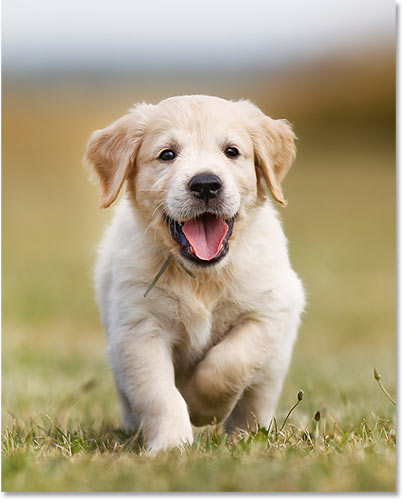
#> input picture image1.jpg, 406 x 503 px
$ python threshold.py
#> lines starting #> are read from the running program, lines starting #| are printed output that depends on the picture; after the words box and inside, x2 and y2 are one past the last pixel; in counts of white or black regions, pixels touching at a corner belong together
import cv2

# Thresholding  can be applied only on Grayscale images
img=cv2.imread("image1.jpg",0)
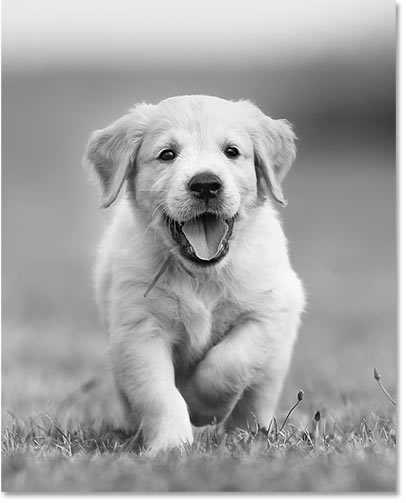
#> img: shape (503, 406); min 0, max 255, mean 164.4


# If pixel intensity value is
# greater than 100 = it set it to 255
# and if less than 100 = it set it to 0 (black)
_,th1=cv2.threshold(img,200,255,cv2.THRESH_BINARY)
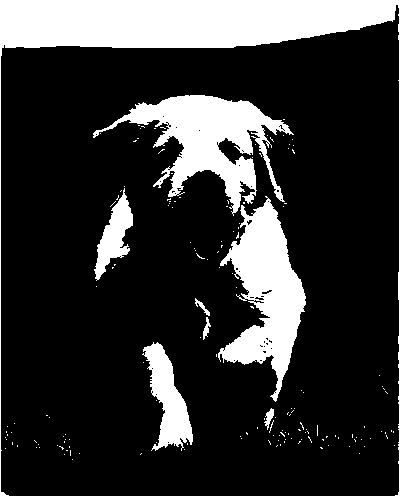
#> th1: shape (503, 406); 22.3% white; 163 white regions (155 under 20 px), largest, box (x1, y1, x2, y2) and area: (0, 0, 406, 503) 23781, (93, 95, 294, 216) 8745, (218, 196, 306, 402) 8319
cv2.imshow("original Image",img)
cv2.imshow("Simple Threshold Image",th1)


# th=cv2.adaptiveThreshold(img,255,cv2.ADAPTIVE_THRESH_GAUSSIAN_C,cv2.THRESH_BINARY,197,7)
# cv2.imshow("Adaptive Threshold Image",th)

cv2.waitKey(0)
cv2.destroyAllWindows()

$ run again, with cat.jpg copied over image1.jpg
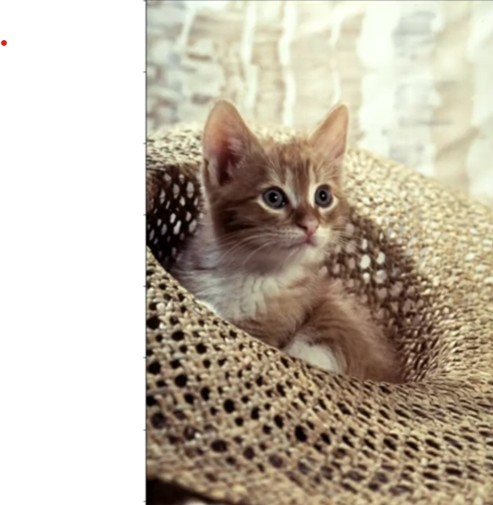
#> input picture cat.jpg, 493 x 505 px
#> `img=cv2.imread("image1.jpg",0)`:
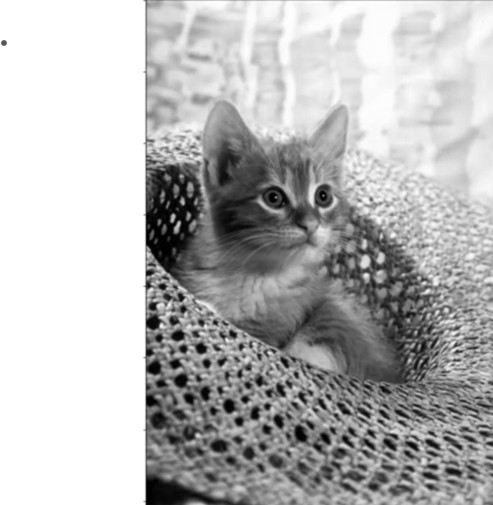
#> img: shape (505, 493); min 0, max 255, mean 183
#> `_,th1=cv2.threshold(img,200,255,cv2.THRESH_BINARY)`:
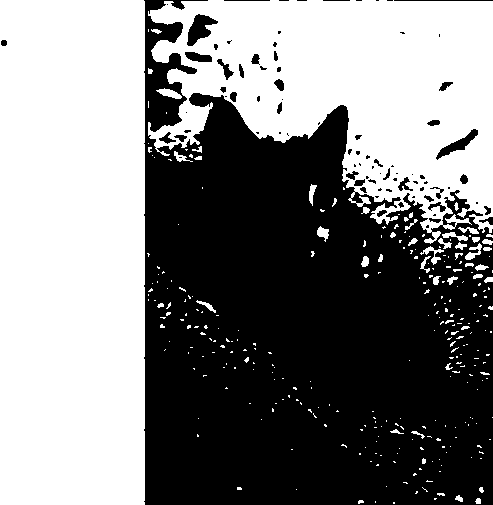
#> th1: shape (505, 493); 51% white; 85 black regions (49 under 20 px), largest, box (x1, y1, x2, y2) and area: (144, 0, 493, 505) 118916, (187, 14, 218, 46) 509, (436, 129, 478, 160) 368

$ run again, with eye.jpg copied over image1.jpg
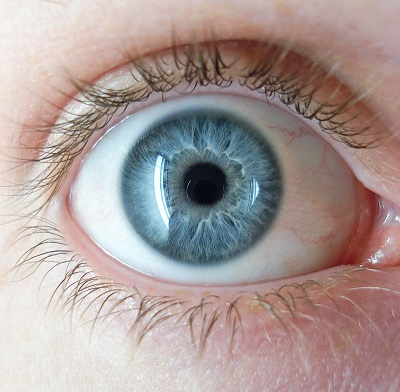
#> input picture eye.jpg, 400 x 392 px
#> `img=cv2.imread("image1.jpg",0)`:
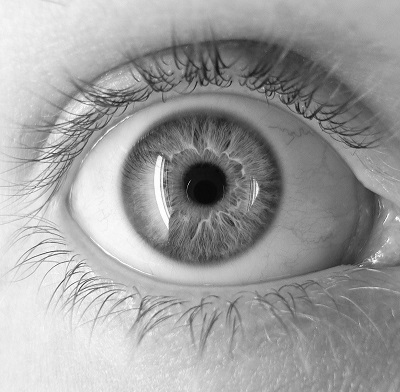
#> img: shape (392, 400); min 4, max 255, mean 159
#> `_,th1=cv2.threshold(img,200,255,cv2.THRESH_BINARY)`:
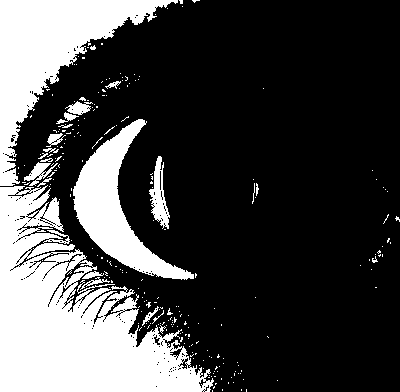
#> th1: shape (392, 400); 27% white; 251 white regions (228 under 20 px), largest, box (x1, y1, x2, y2) and area: (0, 185, 214, 392) 22576, (0, 0, 178, 186) 10902, (73, 119, 194, 280) 6241
